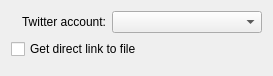
<?xml version="1.0" encoding="UTF-8"?>
<ui version="4.0">
 <class>TwitgooPrefsBase</class>
 <widget class="QWidget" name="TwitgooPrefsBase">
  <property name="geometry">
   <rect>
    <x>0</x>
    <y>0</y>
    <width>273</width>
    <height>76</height>
   </rect>
  </property>
  <layout class="QGridLayout" name="gridLayout">
   <item row="0" column="0">
    <widget class="QLabel" name="label_2">
     <property name="text">
      <string>Twitter account:</string>
     </property>
     <property name="alignment">
      <set>Qt::AlignRight|Qt::AlignTrailing|Qt::AlignVCenter</set>
     </property>
    </widget>
   </item>
   <item row="0" column="1">
    <widget class="QComboBox" name="cfg_accountsList">
     <property name="minimumSize">
      <size>
       <width>150</width>
       <height>0</height>
      </size>
     </property>
    </widget>
   </item>
   <item row="2" column="0" colspan="2">
    <spacer name="verticalSpacer">
     <property name="orientation">
      <enum>Qt::Vertical</enum>
     </property>
     <property name="sizeHint" stdset="0">
      <size>
       <width>20</width>
       <height>40</height>
      </size>
     </property>
    </spacer>
   </item>
   <item row="1" column="0" colspan="2">
    <widget class="QCheckBox" name="cfg_directLink">
     <property name="text">
      <string>Get direct link to file</string>
     </property>
    </widget>
   </item>
  </layout>
 </widget>
 <resources/>
 <connections/>
</ui>
